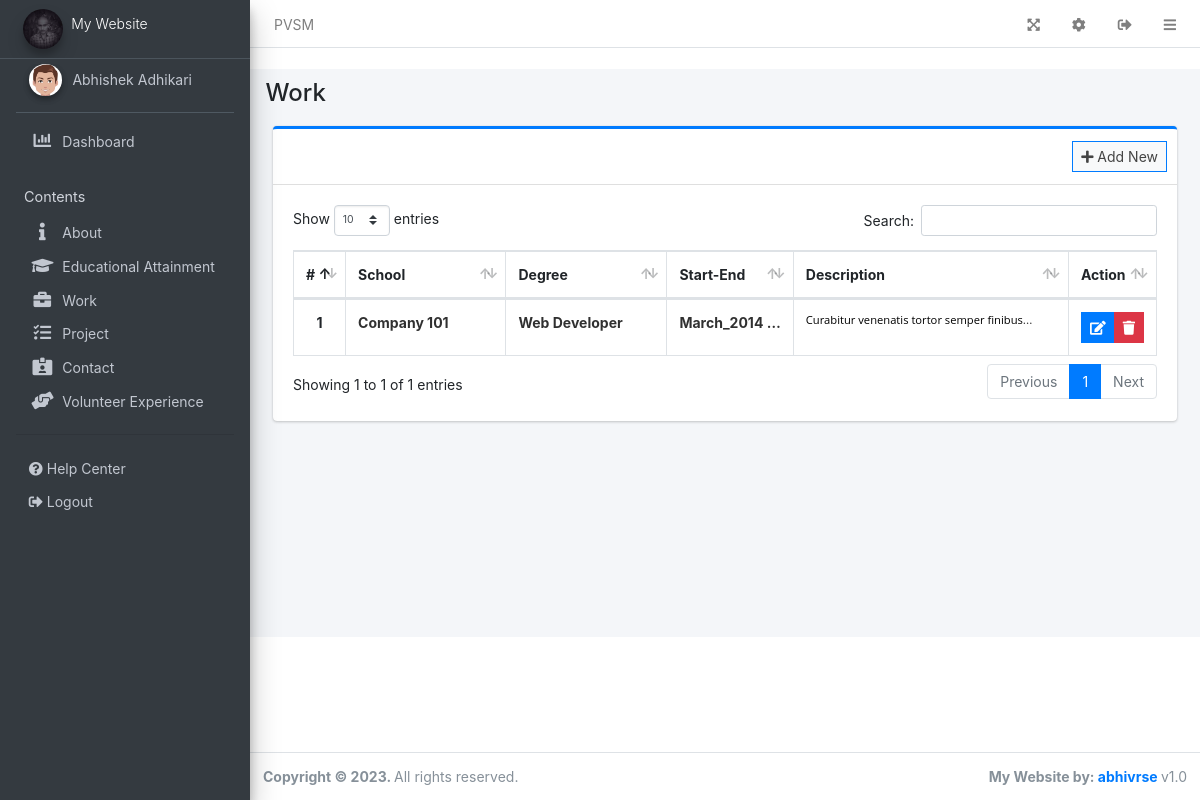
Page /admin/?page=work (signed in) on the committed database.
### tables this page shows
CREATE TABLE `work` (
  `id` int(30) NOT NULL,
  `company` text DEFAULT NULL,
  `position` text DEFAULT NULL,
  `started` varchar(250) NOT NULL,
  `ended` varchar(250) NOT NULL,
  `description` text DEFAULT NULL,
  `order_by` int(30) NOT NULL
);

### admin/work/index.php (the view, shortened to what this page needs)
<div class="col-lg-12">
	<div class="card card-outline card-primary">
		<div class="card-header">
			<div class="card-tools">
				<a class="btn btn-block btn-sm btn-default btn-flat border-primary new_work" href="javascript:void(0)"><i class="fa fa-plus"></i> Add New</a>
			</div>
		</div>
		<div class="card-body">
			<table class="table tabe-hover table-bordered table-compact" id="list">
				<colgroup>
					<col width="5%">
					<col width="20%">
					<col width="20%">
					<col width="15%">
					<col width="35%">
					<col width="15%">
				</colgroup>
				<thead>
					<tr>
						<th class="text-center">#</th>
						<th>School</th>
						<th>Degree</th>
						<th>Start-End</th>
						<th>Description</th>
						<th>Action</th>
					</tr>
				</thead>
				<tbody>
					<?php
					$i = 1;
					$qry = $conn->query("SELECT * FROM `work` order by `ended` desc");
					while($row= $qry->fetch_assoc()):
						$desc = html_entity_decode($row['description']);
					?>
					<tr>
						<th class="text-center"><?php echo $i++ ?></th>
						<td><b class="truncate-1"><?php echo ucwords($row['company']) ?></b></td>
						<td><b class="truncate-1"><?php echo ucwords($row['position']) ?></b></td>
						<td><b class="truncate-1"><?php echo $row['started'] . ' - ' .$row['ended'] ?></b></td>
						<td><small class="truncate-1"><?php echo $desc ?></small></td>
						<td class="text-center">
		                    <div class="btn-group">
		                        <a href="javascript:void(0)" data-id='<?php echo $row['id'] ?>' class="btn btn-primary btn-flat btn-sm manage_work">
		                          <i class="fas fa-edit"></i>
		                        </a>
		                        <button type="button" class="btn btn-danger btn-sm btn-flat delete_work" data-id="<?php echo $row['id'] ?>">
		                          <i class="fas fa-trash"></i>
		                        </button>
	                      </div>
						</td>
					</tr>
				<?php endwhile; ?>
				</tbody>
			</table>
		</div>
	</div>
</div>

### rows in the picture
work: company "Company 101", position "Web Developer", started "March_2014", description "Curabitur venenatis tortor semper…"

### other values in the picture
$_settings->info('name') "PVSM"
$_settings->info('short_name') "My Website"
str_replace("_", " ",$page) "Work"
